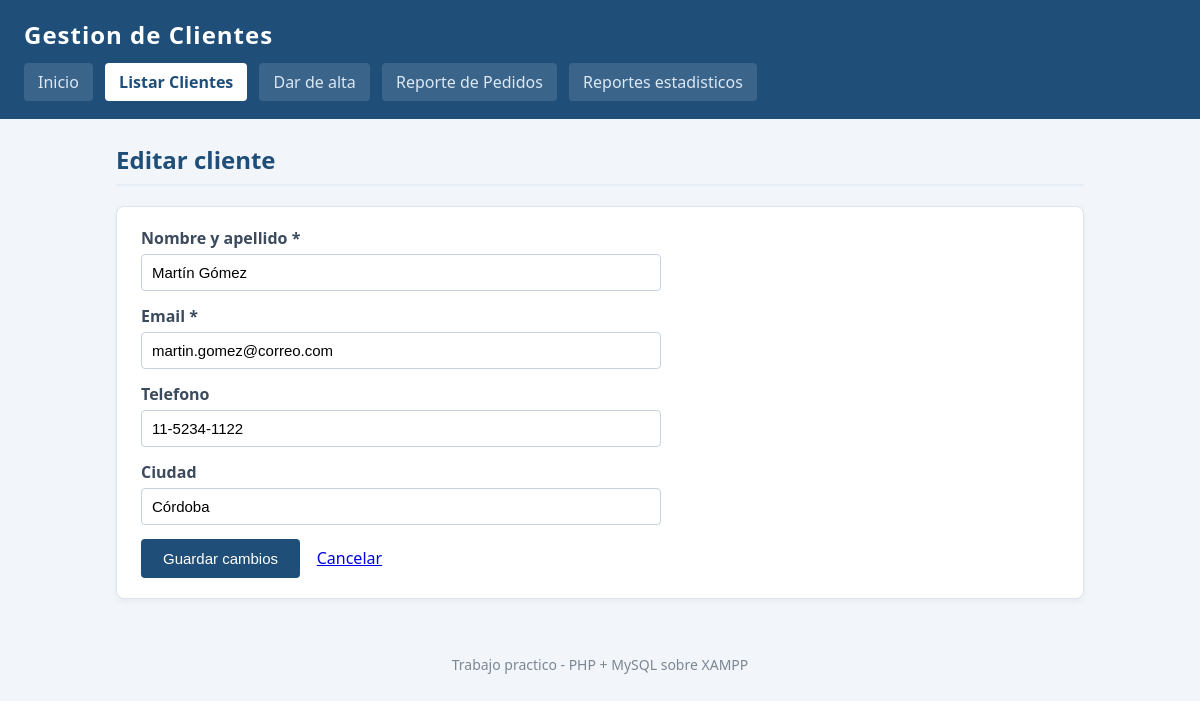
Screenshot of /cliente_editar.php?id=2 with the database file from the repository.
### tables this page shows
CREATE TABLE `clientes` (
  `id` int(11) NOT NULL,
  `nombre` varchar(80) NOT NULL,
  `email` varchar(120) NOT NULL,
  `telefono` varchar(30) DEFAULT NULL,
  `ciudad` varchar(60) DEFAULT NULL,
  `fecha_alta` date NOT NULL
);

### cliente_editar.php (the view, shortened to what this page needs)
<?php
require_once 'funciones.php';
$conexion = obtener_conexion();
$id    = isset($_GET['id']) ? (int) $_GET['id'] : 0;
$errores = [];
$nombre   = '';
$email    = '';
$telefono = '';
$ciudad   = '';
if ($_SERVER['REQUEST_METHOD'] === 'POST') {
    $id       = (int) ($_POST['id'] ?? 0);
    $nombre   = trim($_POST['nombre'] ?? '');
    $email    = trim($_POST['email'] ?? '');
    $telefono = trim($_POST['telefono'] ?? '');
    $ciudad   = trim($_POST['ciudad'] ?? '');
    if ($nombre === '') {
        $errores[] = 'El nombre es obligatorio.';
    } elseif (mb_strlen($nombre) > 80) {
        $errores[] = 'El nombre no puede superar los 80 caracteres.';
    }
    if ($email === '') {
        $errores[] = 'El email es obligatorio.';
    } elseif (!filter_var($email, FILTER_VALIDATE_EMAIL)) {
        $errores[] = 'El email no tiene un formato valido.';
    } elseif (mb_strlen($email) > 120) {
        $errores[] = 'El email no puede superar los 120 caracteres.';
    }
    if (mb_strlen($telefono) > 30) {
        $errores[] = 'El telefono no puede superar los 30 caracteres.';
    }
    if (mb_strlen($ciudad) > 60) {
        $errores[] = 'La ciudad no puede superar los 60 caracteres.';
    }
    if (count($errores) === 0) {
        $sql = "UPDATE clientes
                SET nombre   = :nombre,
                    email    = :email,
                    telefono = :telefono,
                    ciudad   = :ciudad
                WHERE id = :id";
        try {
            $stmt = $conexion->prepare($sql);
            $stmt->execute([
                ':nombre'   => $nombre,
                ':email'    => $email,
                ':telefono' => $telefono !== '' ? $telefono : null,
                ':ciudad'   => $ciudad   !== '' ? $ciudad   : null,
                ':id'       => $id,
            ]);
            avisar('exito', 'Los datos del cliente se actualizaron correctamente.');
            redirigir('clientes_listado.php');
        } catch (PDOException $error) {
            $errores[] = 'No se pudo actualizar el cliente: ' . $error->getMessage();
        }
    }
} else {
    $sql = "SELECT id, nombre, email, telefono, ciudad
            FROM clientes
            WHERE id = :id";
    $stmt = $conexion->prepare($sql);
    $stmt->execute([':id' => $id]);
    $cliente = $stmt->fetch(PDO::FETCH_ASSOC);
    $nombre   = $cliente['nombre'];
    $email    = $cliente['email'];
    $telefono = $cliente['telefono'] ?? '';
    $ciudad   = $cliente['ciudad'] ?? '';
}
?>
<h2>Editar cliente</h2>
<div class="tarjeta">
    <form action="cliente_editar.php" method="POST">
        <div class="campo">
            <label for="nombre">Nombre y apellido *</label>
            <input type="text" id="nombre" name="nombre" maxlength="80"
                   value="<?= e($nombre) ?>" required>
        </div>
        <div class="campo">
            <label for="email">Email *</label>
            <input type="email" id="email" name="email" maxlength="120"
                   value="<?= e($email) ?>" required>
        </div>
        <div class="campo">
            <label for="telefono">Telefono</label>
            <input type="text" id="telefono" name="telefono" maxlength="30"
                   value="<?= e($telefono) ?>">
        </div>
        <div class="campo">
            <label for="ciudad">Ciudad</label>
            <input type="text" id="ciudad" name="ciudad" maxlength="60"
                   value="<?= e($ciudad) ?>">
        </div>
        <input type="submit" value="Guardar cambios">
        <a href="clientes_listado.php">Cancelar</a>
    </form>
</div>

### estilos.css (style rules this page uses)
* { box-sizing: border-box; }
body { margin: 0; font-family: "Segoe UI", Tahoma, Arial, sans-serif; font-size: 16px; color: #24303f; background-color: #f2f5f9; }
.tarjeta { background-color: #ffffff; border: 1px solid #dde4ec; border-radius: 8px; padding: 20px 24px; margin-bottom: 20px; box-shadow: 0 2px 6px rgba(0, 0, 0, 0.05); }
h2 { margin-top: 0; color: #1f4e79; border-bottom: 2px solid #e6edf5; padding-bottom: 8px; }
form { max-width: 520px; }
.campo { margin-bottom: 14px; }
.campo label { display: block; margin-bottom: 5px; font-weight: bold; color: #3b4a5c; }
.campo input, .campo select { width: 100%; padding: 9px 10px; border: 1px solid #c6d2e0; border-radius: 4px; font-size: 15px; }
input[type="submit"] { background-color: #1f4e79; color: #ffffff; border: none; padding: 11px 22px; font-size: 15px; border-radius: 4px; cursor: pointer; }

### rows the page displays
clientes: nombre "Martín Gómez", email "martin.gomez@correo.com", telefono "11-5234-1122", ciudad "Córdoba"
